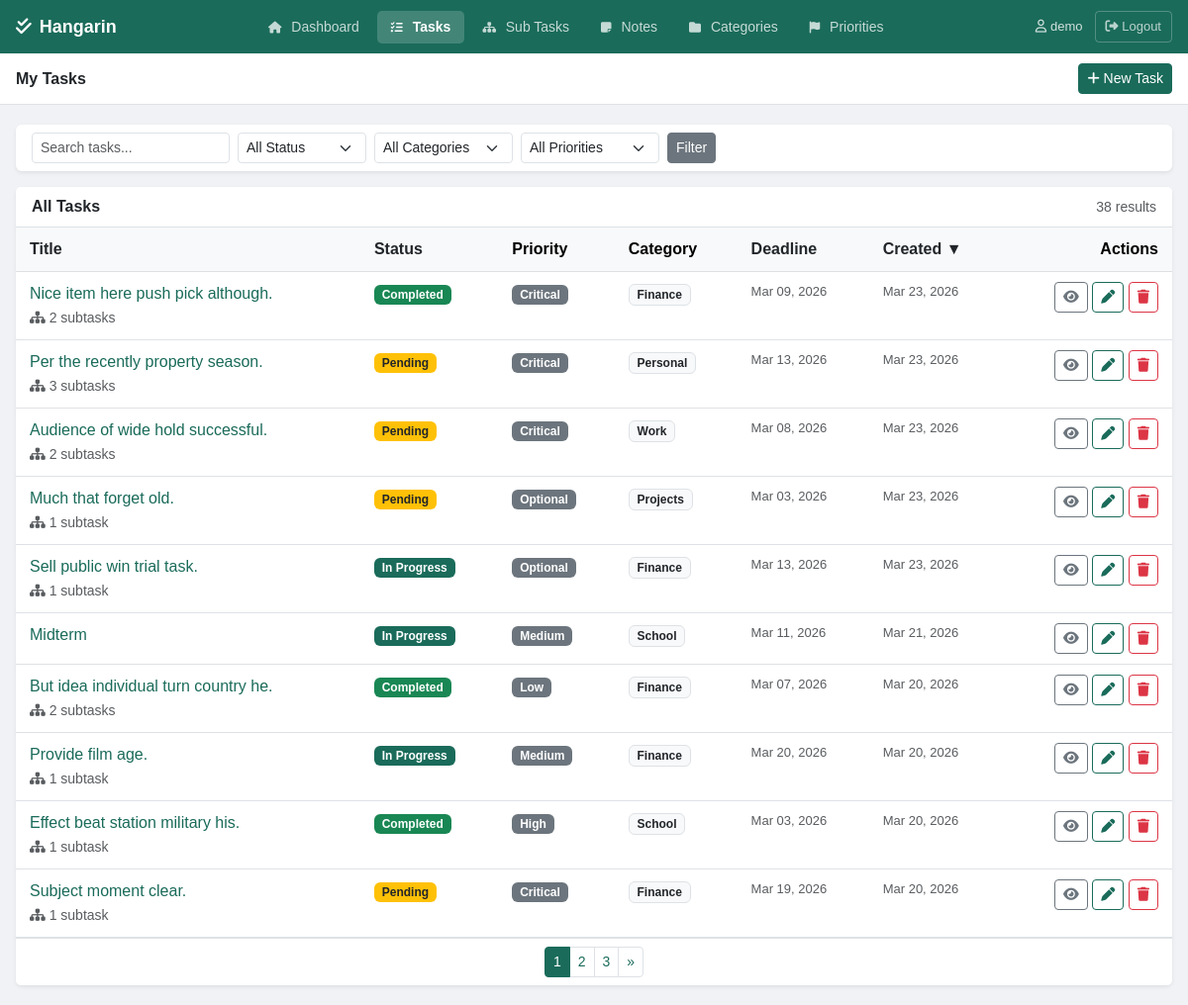
The app's page /tasks/ (signed in) with its own data.
### tasks/models.py (models this page shows, shortened)
class BaseModel(models.Model):
    created_at = models.DateTimeField(auto_now_add=True)
    updated_at = models.DateTimeField(auto_now=True)
    class Meta:
        abstract = True

class Task(BaseModel):
    STATUS_CHOICES = [
        ("Pending", "Pending"),
        ("In Progress", "In Progress"),
        ("Completed", "Completed"),
    ]
    title = models.CharField(max_length=255)
    description = models.TextField(blank=True, null=True)
    deadline = models.DateTimeField(blank=True, null=True)
    status = models.CharField(
        max_length=50,
        choices=STATUS_CHOICES,
        default="Pending"
    )
    category = models.ForeignKey(Category, on_delete=models.SET_NULL, null=True, blank=True)
    priority = models.ForeignKey(Priority, on_delete=models.SET_NULL, null=True, blank=True)
    user = models.ForeignKey(User, on_delete=models.CASCADE, null=True, blank=True)
    class Meta:
        verbose_name = "Task"
        verbose_name_plural = "Tasks"

class Priority(BaseModel):
    name = models.CharField(max_length=100)
    class Meta:
        verbose_name = "Priority"
        verbose_name_plural = "Priorities"

class Category(BaseModel):
    name = models.CharField(max_length=100)
    class Meta:
        verbose_name = "Category"
        verbose_name_plural = "Categories"

### tasks/views.py (the view)
# urls.py: path('tasks/', views.task_list, name='task_list'),
@login_required
def task_list(request):
    tasks = Task.objects.all() if request.user.is_superuser else Task.objects.filter(user=request.user)
    query = request.GET.get('q', '')
    if query:
        tasks = tasks.filter(
            Q(title__icontains=query) |
            Q(description__icontains=query) |
            Q(category__name__icontains=query)
        )
    status_filter = request.GET.get('status', '')
    if status_filter:
        tasks = tasks.filter(status=status_filter)
    category_filter = request.GET.get('category', '')
    if category_filter:
        tasks = tasks.filter(category__id=category_filter)
    priority_filter = request.GET.get('priority', '')
    if priority_filter:
        tasks = tasks.filter(priority__id=priority_filter)
    sort_by = request.GET.get('sort', '-created_at')
    sort_map = {
        'title': 'title',
        '-title': '-title',
        'created_at': 'created_at',
        '-created_at': '-created_at',
        'deadline': 'deadline',
        '-deadline': '-deadline',
        'status': 'status',
        '-status': '-status',
    }
    tasks = tasks.order_by(sort_map.get(sort_by, '-created_at'))
    paginator = Paginator(tasks, 10)
    page_number = request.GET.get('page')
    page_obj = paginator.get_page(page_number)
    categories = Category.objects.all()
    priorities = Priority.objects.all()
    context = {
        'page_obj': page_obj,
        'query': query,
        'status_filter': status_filter,
        'category_filter': category_filter,
        'priority_filter': priority_filter,
        'sort_by': sort_by,
        'categories': categories,
        'priorities': priorities,
        'active_page': 'tasks',
    }
    return render(request, 'tasks/task_list.html', context)

### templates/tasks/task_list.html (shortened to what this page needs)
{% extends 'tasks/base.html' %}
{% block page_title %}My Tasks{% endblock %}
{% block topbar_actions %}
<a href="{% url 'task_create' %}" class="btn btn-primary btn-sm"><i class="fa-solid fa-plus"></i> New Task</a>
{% endblock %}
{% block content %}
<div class="card border-0 shadow-sm mb-3">
    <div class="card-body py-2">
        <form method="get" class="row g-2 align-items-center">
            <div class="col-auto">
                <input type="text" name="q" value="{{ query }}" placeholder="Search tasks..." class="form-control form-control-sm" style="width:200px;">
            </div>
            <div class="col-auto">
                <select name="status" class="form-select form-select-sm" style="width:130px;">
                    <option value="">All Status</option>
                </select>
            </div>
            <div class="col-auto">
                <select name="category" class="form-select form-select-sm" style="width:140px;">
                    <option value="">All Categories</option>
                </select>
            </div>
            <div class="col-auto">
                <select name="priority" class="form-select form-select-sm" style="width:140px;">
                    <option value="">All Priorities</option>
                </select>
            </div>
            <div class="col-auto">
                <button type="submit" class="btn btn-secondary btn-sm">Filter</button>
            </div>
        </form>
    </div>
</div>
<div class="card border-0 shadow-sm">
    <div class="card-header bg-white d-flex justify-content-between align-items-center border-bottom">
        <span class="fw-semibold">All Tasks</span>
        <small class="text-muted">{{ page_obj.paginator.count }} result{% if page_obj.paginator.count != 1 %}s{% endif %}</small>
    </div>
    {% if page_obj.object_list %}
    <div class="table-responsive">
        <table class="table table-hover mb-0">
            <thead class="table-light">
                <tr>
                    <th><a href="?q={{ query }}&status={{ status_filter }}&category={{ category_filter }}&priority={{ priority_filter }}&sort={% if sort_by == 'title' %}-title{% else %}title{% endif %}" class="text-decoration-none text-dark">Title {% if sort_by == 'title' %}▲{% elif sort_by == '-title' %}▼{% endif %}</a></th>
                    <th><a href="?q={{ query }}&status={{ status_filter }}&category={{ category_filter }}&priority={{ priority_filter }}&sort={% if sort_by == 'status' %}-status{% else %}status{% endif %}" class="text-decoration-none text-dark">Status {% if sort_by == 'status' %}▲{% elif sort_by == '-status' %}▼{% endif %}</a></th>
                    <th>Priority</th>
                    <th>Category</th>
                    <th><a href="?q={{ query }}&status={{ status_filter }}&category={{ category_filter }}&priority={{ priority_filter }}&sort={% if sort_by == 'deadline' %}-deadline{% else %}deadline{% endif %}" class="text-decoration-none text-dark">Deadline {% if sort_by == 'deadline' %}▲{% elif sort_by == '-deadline' %}▼{% endif %}</a></th>
                    <th><a href="?q={{ query }}&status={{ status_filter }}&category={{ category_filter }}&priority={{ priority_filter }}&sort={% if sort_by == 'created_at' %}-created_at{% else %}created_at{% endif %}" class="text-decoration-none text-dark">Created {% if sort_by == 'created_at' %}▲{% elif sort_by == '-created_at' %}▼{% endif %}</a></th>
                    <th class="text-end">Actions</th>
                </tr>
            </thead>
            <tbody>
                {% for task in page_obj %}
                <tr>
                    <td>
                        <a href="{% url 'task_detail' task.pk %}" class="text-decoration-none fw-medium" style="color:#1a6b5a;">{{ task.title|truncatechars:42 }}</a>
                        {% if task.subtasks.count > 0 %}
                        <br><small class="text-muted"><i class="fa-solid fa-sitemap"></i> {{ task.subtasks.count }} subtask{{ task.subtasks.count|pluralize }}</small>
                        {% endif %}
                    </td>
                    <td>
                        {% if task.status == 'Completed' %}<span class="badge bg-success">Completed</span>
                        {% elif task.status == 'In Progress' %}<span class="badge" style="background-color:#1a6b5a;">In Progress</span>
                        {% else %}<span class="badge bg-warning text-dark">Pending</span>{% endif %}
                    </td>
                    <td>{% if task.priority %}<span class="badge bg-secondary">{{ task.priority.name }}</span>{% else %}<span class="text-muted">—</span>{% endif %}</td>
                    <td>{% if task.category %}<span class="badge bg-light text-dark border">{{ task.category.name }}</span>{% else %}<span class="text-muted">—</span>{% endif %}</td>
                    <td class="text-muted" style="font-size:13px;">{% if task.deadline %}{{ task.deadline|date:"M d, Y" }}{% else %}—{% endif %}</td>
                    <td class="text-muted" style="font-size:13px;">{{ task.created_at|date:"M d, Y" }}</td>
                    <td class="text-end">
                        <a href="{% url 'task_detail' task.pk %}" class="btn btn-outline-secondary btn-sm" title="View"><i class="fa-solid fa-eye"></i></a>
                        <a href="{% url 'task_edit' task.pk %}" class="btn btn-outline-primary btn-sm" title="Edit"><i class="fa-solid fa-pen"></i></a>
                        <a href="{% url 'task_delete' task.pk %}" class="btn btn-outline-danger btn-sm" title="Delete"><i class="fa-solid fa-trash"></i></a>
                    </td>
                </tr>
                {% endfor %}
            </tbody>
        </table>
    </div>
    {% if page_obj.has_other_pages %}
    <div class="card-footer bg-white d-flex justify-content-center border-top">
        <nav>
            <ul class="pagination pagination-sm mb-0">
                {% for num in page_obj.paginator.page_range %}
                    {% if page_obj.number == num %}<li class="page-item active"><span class="page-link">{{ num }}</span></li>
                    {% elif num > page_obj.number|add:'-3' and num < page_obj.number|add:'3' %}<li class="page-item"><a class="page-link" href="?page={{ num }}&q={{ query }}&status={{ status_filter }}&category={{ category_filter }}&priority={{ priority_filter }}&sort={{ sort_by }}">{{ num }}</a></li>{% endif %}
                {% endfor %}
                {% if page_obj.has_next %}
                <li class="page-item"><a class="page-link" href="?page={{ page_obj.next_page_number }}&q={{ query }}&status={{ status_filter }}&category={{ category_filter }}&priority={{ priority_filter }}&sort={{ sort_by }}">&raquo;</a></li>
                {% endif %}
            </ul>
        </nav>
    </div>
    {% endif %}
    {% else %}
    <div class="card-body text-center py-5 text-muted">
        <i class="fa-solid fa-magnifying-glass fa-2x mb-3 d-block opacity-25"></i>
        <p>{% if query %}No results found. {% endif %}<a href="{% url 'task_create' %}" style="color:#1a6b5a;">Create a new task</a></p>
    </div>
    {% endif %}
</div>
{% endblock %}

### templates/tasks/base.html (shortened to what this page needs)
{% load pwa %}
{% load static %}
<!DOCTYPE html>
<html lang="en">
<head>
    <link href="https://cdn.jsdelivr.net/npm/bootstrap@5.3.0/dist/css/bootstrap.min.css" rel="stylesheet">
    <link rel="stylesheet" href="https://cdnjs.cloudflare.com/ajax/libs/font-awesome/6.5.0/css/all.min.css">
</head>
<body>
<div class="top-navbar">
    <a href="{% url 'dashboard' %}" class="brand">
        <i class="fa-solid fa-check-double"></i> Hangarin
    </a>
    <nav class="desktop-nav">
        <a href="{% url 'dashboard' %}" class="nav-item {% if active_page == 'dashboard' %}active{% endif %}">
            <i class="fa-solid fa-house"></i> Dashboard
        </a>
        <a href="{% url 'task_list' %}" class="nav-item {% if active_page == 'tasks' %}active{% endif %}">
            <i class="fa-solid fa-list-check"></i> Tasks
        </a>
        <a href="{% url 'subtask_list' %}" class="nav-item {% if active_page == 'subtasks' %}active{% endif %}">
            <i class="fa-solid fa-sitemap"></i> Sub Tasks
        </a>
        <a href="{% url 'note_list' %}" class="nav-item {% if active_page == 'notes' %}active{% endif %}">
            <i class="fa-solid fa-note-sticky"></i> Notes
        </a>
        <a href="{% url 'category_list' %}" class="nav-item {% if active_page == 'categories' %}active{% endif %}">
            <i class="fa-solid fa-folder"></i> Categories
        </a>
        <a href="{% url 'priority_list' %}" class="nav-item {% if active_page == 'priorities' %}active{% endif %}">
            <i class="fa-solid fa-flag"></i> Priorities
        </a>
    </nav>
    <div class="user-area desktop-user">
        {% if user.is_authenticated %}
        <span><i class="fa-regular fa-user" style="margin-right:4px;"></i>{{ user.username }}</span>
        <a href="{% url 'logout' %}" class="logout-btn">
            <i class="fa-solid fa-right-from-bracket"></i> Logout
        </a>
        {% endif %}
    </div>
</div>
<div class="subbar">
    <h5>{% block page_title %}Dashboard{% endblock %}</h5>
    <div>{% block topbar_actions %}{% endblock %}</div>
</div>
<div class="content-area">
    {% block content %}{% endblock %}
</div>
</body>
</html>

### templates/tasks/base.html (style rules this page uses)
body { background-color: #f0f2f5; font-family: Arial, sans-serif; min-height: 100vh; }
.top-navbar { background-color: #1a6b5a; padding: 0 16px; height: 54px; display: flex; align-items: center; justify-content: space-between; position: sticky; top: 0; z-index: 1000; }
.top-navbar .brand { color: white; font-size: 18px; font-weight: 700; text-decoration: none; display: flex; align-items: center; gap: 8px; }
.desktop-nav { display: flex; align-items: center; gap: 4px; }
.desktop-nav .nav-item { color: rgba(255,255,255,0.75); text-decoration: none; padding: 6px 14px; border-radius: 5px; font-size: 14px; transition: all 0.15s; white-space: nowrap; }
.desktop-nav .nav-item.active { background-color: rgba(255,255,255,0.18); color: white; font-weight: 600; }
.desktop-nav .nav-item i { margin-right: 6px; font-size: 12px; }
.user-area { display: flex; align-items: center; gap: 12px; color: rgba(255,255,255,0.8); font-size: 13px; }
.logout-btn { color: rgba(255,255,255,0.7); text-decoration: none; font-size: 13px; padding: 5px 10px; border: 1px solid rgba(255,255,255,0.25); border-radius: 4px; transition: all 0.15s; background: transparent; cursor: pointer; font-family: Arial, sans-serif; }
.subbar { background-color: white; border-bottom: 1px solid #dee2e6; padding: 10px 16px; display: flex; justify-content: space-between; align-items: center; }
.subbar h5 { margin: 0; font-size: 16px; font-weight: 600; color: #212529; }
.content-area { padding: 20px 16px; max-width: 1200px; }
.btn-primary { background-color: #1a6b5a; border-color: #1a6b5a; }
.btn-outline-primary { color: #1a6b5a; border-color: #1a6b5a; }
.page-item.active .page-link { background-color: #1a6b5a; border-color: #1a6b5a; }
.page-link { color: #1a6b5a; }
.table > :not(caption) > * > * { padding: 10px 14px; }

### records on screen
Task: title "Nice item here push pick although.", subtasks.count "2", status "Completed", priority.name "Critical", category.name "Finance", deadline "Mar 09, 2026", created_at "Mar 23, 2026"
Task: title "Per the recently property season.", subtasks.count "3", status "Pending", priority.name "Critical", category.name "Personal", deadline "Mar 13, 2026", created_at "Mar 23, 2026"
Task: title "Audience of wide hold successful.", subtasks.count "2", status "Pending", priority.name "Critical", category.name "Work", deadline "Mar 08, 2026", created_at "Mar 23, 2026"
Task: title "Much that forget old.", subtasks.count "1", status "Pending", priority.name "Optional", category.name "Projects", deadline "Mar 03, 2026", created_at "Mar 23, 2026"
Task: title "Sell public win trial task.", subtasks.count "1", status "In Progress", priority.name "Optional", category.name "Finance", deadline "Mar 13, 2026", created_at "Mar 23, 2026"
Task: title "Midterm", status "In Progress", priority.name "Medium", category.name "School", deadline "Mar 11, 2026", created_at "Mar 21, 2026"
Task: title "But idea individual turn country he.", subtasks.count "2", status "Completed", priority.name "Low", category.name "Finance", deadline "Mar 07, 2026", created_at "Mar 20, 2026"
Task: title "Provide film age.", subtasks.count "1", status "In Progress", priority.name "Medium", category.name "Finance", deadline "Mar 20, 2026", created_at "Mar 20, 2026"
Task: title "Effect beat station military his.", subtasks.count "1", status "Completed", priority.name "High", category.name "School", deadline "Mar 03, 2026", created_at "Mar 20, 2026"
Task: title "Subject moment clear.", subtasks.count "1", status "Pending", priority.name "Critical", category.name "Finance", deadline "Mar 19, 2026", created_at "Mar 20, 2026"

### other values on screen
{{ user.username }} "demo"
{{ page_obj.paginator.count }} "38"
{{ num }} "1"
{{ num }} "2" "3"
